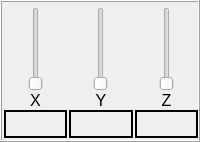
     <widget class="QFrame" name="Sliders_frame">
      <property name="sizePolicy">
       <sizepolicy hsizetype="Minimum" vsizetype="Preferred">
        <horstretch>0</horstretch>
        <verstretch>0</verstretch>
       </sizepolicy>
      </property>
      <property name="font">
       <font>
        <pointsize>12</pointsize>
       </font>
      </property>
      <property name="locale">
       <locale language="English" country="UnitedKingdom"/>
      </property>
      <property name="frameShape">
       <enum>QFrame::Box</enum>
      </property>
      <property name="frameShadow">
       <enum>QFrame::Raised</enum>
      </property>
      <layout class="QGridLayout" name="gridLayout">
       <property name="leftMargin">
        <number>2</number>
       </property>
       <property name="topMargin">
        <number>5</number>
       </property>
       <property name="rightMargin">
        <number>0</number>
       </property>
       <property name="bottomMargin">
        <number>2</number>
       </property>
       <property name="horizontalSpacing">
        <number>2</number>
       </property>
       <property name="verticalSpacing">
        <number>0</number>
       </property>
       <item row="1" column="5">
        <widget class="QLabel" name="label_3">
         <property name="sizePolicy">
          <sizepolicy hsizetype="Minimum" vsizetype="Minimum">
           <horstretch>0</horstretch>
           <verstretch>0</verstretch>
          </sizepolicy>
         </property>
         <property name="text">
          <string>Z</string>
         </property>
         <property name="alignment">
          <set>Qt::AlignCenter</set>
         </property>
        </widget>
       </item>
       <item row="0" column="5">
        <widget class="QSlider" name="Z_Slider">
         <property name="sizePolicy">
          <sizepolicy hsizetype="Minimum" vsizetype="Expanding">
           <horstretch>0</horstretch>
           <verstretch>0</verstretch>
          </sizepolicy>
         </property>
         <property name="font">
          <font>
           <pointsize>12</pointsize>
          </font>
         </property>
         <property name="locale">
          <locale language="English" country="UnitedKingdom"/>
         </property>
         <property name="orientation">
          <enum>Qt::Vertical</enum>
         </property>
        </widget>
       </item>
       <item row="2" column="3">
        <widget class="QLabel" name="X_val">
         <property name="minimumSize">
          <size>
           <width>37</width>
           <height>28</height>
          </size>
         </property>
         <property name="frameShape">
          <enum>QFrame::WinPanel</enum>
         </property>
         <property name="frameShadow">
          <enum>QFrame::Plain</enum>
         </property>
         <property name="text">
          <string/>
         </property>
         <property name="textFormat">
          <enum>Qt::AutoText</enum>
         </property>
         <property name="alignment">
          <set>Qt::AlignCenter</set>
         </property>
        </widget>
       </item>
       <item row="2" column="5">
        <widget class="QLabel" name="Z_val">
         <property name="minimumSize">
          <size>
           <width>37</width>
           <height>28</height>
          </size>
         </property>
         <property name="frameShape">
          <enum>QFrame::WinPanel</enum>
         </property>
         <property name="text">
          <string/>
         </property>
         <property name="alignment">
          <set>Qt::AlignCenter</set>
         </property>
        </widget>
       </item>
       <item row="1" column="3">
        <widget class="QLabel" name="label">
         <property name="sizePolicy">
          <sizepolicy hsizetype="Minimum" vsizetype="Minimum">
           <horstretch>0</horstretch>
           <verstretch>0</verstretch>
          </sizepolicy>
         </property>
         <property name="font">
          <font>
           <pointsize>12</pointsize>
          </font>
         </property>
         <property name="locale">
          <locale language="English" country="UnitedKingdom"/>
         </property>
         <property name="text">
          <string>X</string>
         </property>
         <property name="alignment">
          <set>Qt::AlignCenter</set>
         </property>
        </widget>
       </item>
       <item row="1" column="4">
        <widget class="QLabel" name="label_2">
         <property name="sizePolicy">
          <sizepolicy hsizetype="Minimum" vsizetype="Minimum">
           <horstretch>0</horstretch>
           <verstretch>0</verstretch>
          </sizepolicy>
         </property>
         <property name="text">
          <string>Y</string>
         </property>
         <property name="alignment">
          <set>Qt::AlignCenter</set>
         </property>
        </widget>
       </item>
       <item row="2" column="4">
        <widget class="QLabel" name="Y_val">
         <property name="minimumSize">
          <size>
           <width>37</width>
           <height>28</height>
          </size>
         </property>
         <property name="frameShape">
          <enum>QFrame::WinPanel</enum>
         </property>
         <property name="text">
          <string/>
         </property>
         <property name="alignment">
          <set>Qt::AlignCenter</set>
         </property>
        </widget>
       </item>
       <item row="0" column="4">
        <widget class="QSlider" name="Y_Slider">
         <property name="sizePolicy">
          <sizepolicy hsizetype="Minimum" vsizetype="Expanding">
           <horstretch>0</horstretch>
           <verstretch>0</verstretch>
          </sizepolicy>
         </property>
         <property name="font">
          <font>
           <pointsize>12</pointsize>
          </font>
         </property>
         <property name="locale">
          <locale language="English" country="UnitedKingdom"/>
         </property>
         <property name="orientation">
          <enum>Qt::Vertical</enum>
         </property>
        </widget>
       </item>
       <item row="0" column="3">
        <widget class="QSlider" name="X_Slider">
         <property name="sizePolicy">
          <sizepolicy hsizetype="Minimum" vsizetype="Expanding">
           <horstretch>0</horstretch>
           <verstretch>0</verstretch>
          </sizepolicy>
         </property>
         <property name="font">
          <font>
           <pointsize>12</pointsize>
          </font>
         </property>
         <property name="locale">
          <locale language="English" country="UnitedKingdom"/>
         </property>
         <property name="orientation">
          <enum>Qt::Vertical</enum>
         </property>
        </widget>
       </item>
      </layout>
     </widget>
